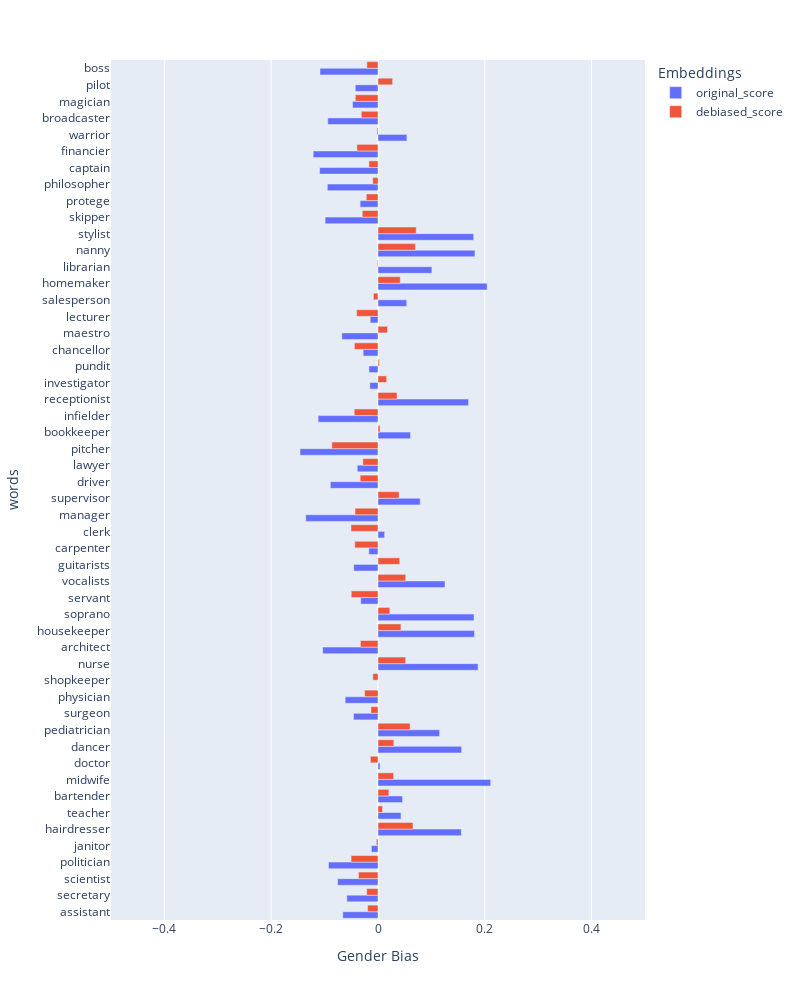

Source (notebook cell):
### Code cell
bias_df = get_bias_score_df_from_list(
    gender_bias_original, gender_bias_after_debiasing, occupations, vocab_cleaned, debiased_vocab)
plot_bias_bar(
    bias_df, plot_title="INLP bias", words_title='words')

### Figure 1 — Plotly figure (JSON) as saved in the notebook; plotly's stock layout.template omitted (floating-point values rounded to 4 significant figures)
{"data": [{"alignmentgroup": "True", "hovertemplate": "Embeddings=original_score<br>Gender Bias=%{x}<br>words=%{y}<extra></extra>", "legendgroup": "original_score", "marker": {"color": "#636efa", "pattern": {"shape": ""}}, "name": "original_score", "offsetgroup": "original_score", "orientation": "h", "showlegend": true, "textposition": "auto", "type": "bar", "x": [-0.06595, -0.05841, -0.07561, -0.09276, -0.01242, 0.156, 0.04304, 0.04598, 0.2111, 0.003835, 0.1566, 0.1153, -0.04588, -0.06149, 9.006e-05, 0.1874, -0.1035, 0.1806, 0.1798, -0.0323, 0.1255, -0.04549, -0.01718, 0.01243, -0.1353, 0.07902, -0.08921, -0.03884, -0.146, 0.06089, -0.1122, 0.1695, -0.01533, -0.01696, -0.0278, -0.06761, -0.01461, 0.05381, 0.2045, 0.1009, 0.1815, 0.1792, -0.09907, -0.0335, -0.09485, -0.1094, -0.1214, 0.05412, -0.09398, -0.04764, -0.04254, -0.1086], "xaxis": "x", "y": ["assistant", "secretary", "scientist", "politician", "janitor", "hairdresser", "teacher", "bartender", "midwife", "doctor", "dancer", "pediatrician", "surgeon", "physician", "shopkeeper", "nurse", "architect", "housekeeper", "soprano", "servant", "vocalists", "guitarists", "carpenter", "clerk", "manager", "supervisor", "driver", "lawyer", "pitcher", "bookkeeper", "infielder", "receptionist", "investigator", "pundit", "chancellor", "maestro", "lecturer", "salesperson", "homemaker", "librarian", "nanny", "stylist", "skipper", "protege", "philosopher", "captain", "financier", "warrior", "broadcaster", "magician", "pilot", "boss"], "yaxis": "y"}, {"alignmentgroup": "True", "hovertemplate": "Embeddings=debiased_score<br>Gender Bias=%{x}<br>words=%{y}<extra></extra>", "legendgroup": "debiased_score", "marker": {"color": "#EF553B", "pattern": {"shape": ""}}, "name": "debiased_score", "offsetgroup": "debiased_score", "orientation": "h", "showlegend": true, "textposition": "auto", "type": "bar", "x": [-0.01945, -0.02122, -0.03653, -0.05042, -0.003005, 0.06548, 0.008485, 0.02035, 0.02926, -0.01425, 0.02962, 0.0601, -0.01318, -0.02505, -0.009623, 0.0518, -0.03295, 0.04297, 0.02209, -0.05009, 0.05186, 0.0407, -0.04346, -0.05054, -0.04302, 0.03947, -0.03344, -0.0284, -0.08644, 0.003827, -0.04448, 0.0356, 0.01619, 0.002333, -0.04417, 0.01788, -0.03991, -0.008553, 0.04174, -0.001218, 0.07003, 0.07159, -0.02942, -0.02196, -0.00992, -0.01708, -0.03959, -0.001987, -0.03129, -0.04251, 0.02739, -0.02092], "xaxis": "x", "y": ["assistant", "secretary", "scientist", "politician", "janitor", "hairdresser", "teacher", "bartender", "midwife", "doctor", "dancer", "pediatrician", "surgeon", "physician", "shopkeeper", "nurse", "architect", "housekeeper", "soprano", "servant", "vocalists", "guitarists", "carpenter", "clerk", "manager", "supervisor", "driver", "lawyer", "pitcher", "bookkeeper", "infielder", "receptionist", "investigator", "pundit", "chancellor", "maestro", "lecturer", "salesperson", "homemaker", "librarian", "nanny", "stylist", "skipper", "protege", "philosopher", "captain", "financier", "warrior", "broadcaster", "magician", "pilot", "boss"], "yaxis": "y"}], "layout": {"barmode": "group", "height": 1000, "legend": {"title": {"text": "Embeddings"}, "tracegroupgap": 0}, "margin": {"t": 60}, "width": 800, "xaxis": {"anchor": "y", "domain": [0, 1], "range": [-0.5, 0.5], "title": {"text": "Gender Bias"}}, "yaxis": {"anchor": "x", "domain": [0, 1], "title": {"text": "words"}}}}
